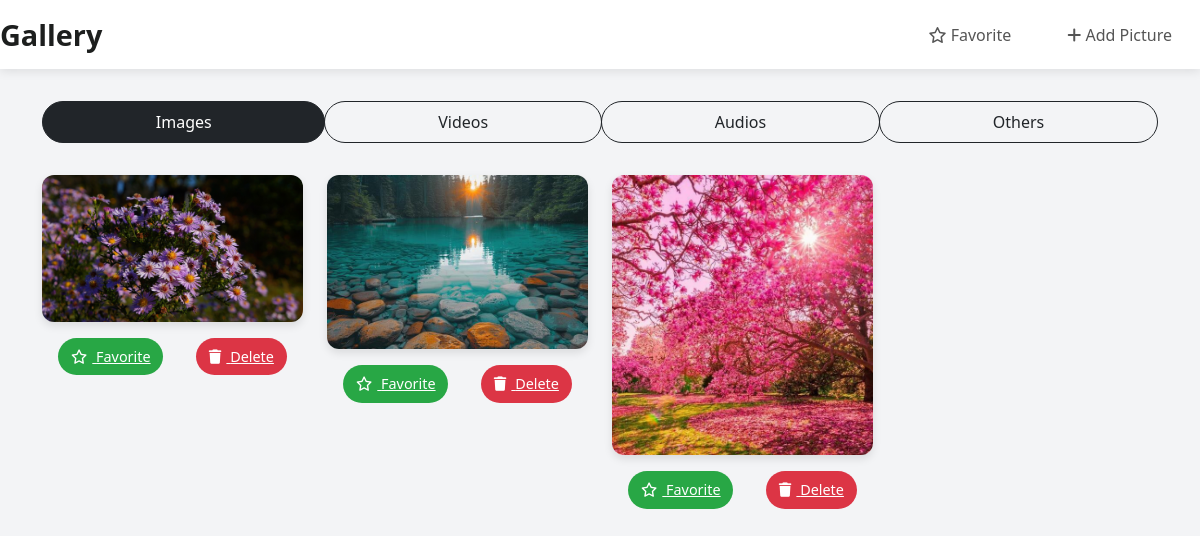
The app's page /view_all_file, older data.
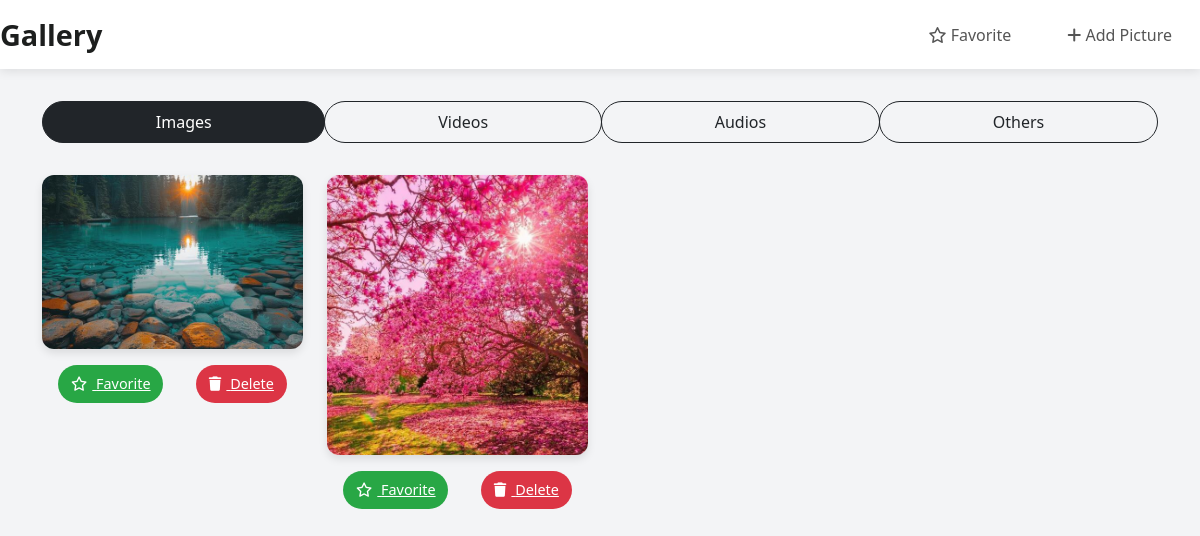
The same page, newer data.
### app/models.py (models this page shows, shortened)
class gallery (models.Model):
    user=models.ForeignKey(User,on_delete=models.CASCADE)
    file_id=models.TextField()
    name = models.TextField()
    file = models.FileField()
    images=models.BooleanField(default=False)
    video=models.BooleanField(default=False)
    audio=models.BooleanField(default=False)
    others=models.BooleanField(default=False)

### app/views.py (the view)
# urls.py: path('view_all_file',views.view_all_file),
def view_all_file(req):
    file_type = req.GET.get('type', 'images')
    if file_type == 'videos':
        files = gallery.objects.filter(video=True)
    elif file_type == 'audios':
        files = gallery.objects.filter(audio=True)
    elif file_type == 'others':
        files = gallery.objects.filter(others=True)
    else:
        files = gallery.objects.filter(images=True)
    context = {
        'files': files,
        'file_type': file_type,
    }
    return render(req, 'user_side/see_more.html', context)

### templates/user_side/see_more.html (shortened to what this page needs)
<!DOCTYPE html>
<html lang="en">
<head>
    <link href="https://cdn.jsdelivr.net/npm/bootstrap@5.3.3/dist/css/bootstrap.min.css" rel="stylesheet">
    <link rel="stylesheet" href="https://cdnjs.cloudflare.com/ajax/libs/font-awesome/6.6.0/css/all.min.css">
</head>
<body>
    <nav class="navbar navbar-expand-lg sticky-top">
        <a id="logo" href="../index" class="navbar-brand">Gallery</a>
        <div class="collapse navbar-collapse" id="navbarContent">
            <ul class="navbar-nav ms-auto">
                <li class="nav-item">
                    <a class="nav-link" href="../fav"><i class="fa-regular fa-star"></i> Favorite</a>
                </li>
                <li class="nav-item">
                    <a class="nav-link" href="../add"><i class="fa-solid fa-plus"></i> Add Picture</a>
                </li>
            </ul>
        </div>
    </nav>
    <div id="container1" class="container">
        <div id="filter-buttons" class="btn-group d-flex justify-content-center" role="group" aria-label="Filter by type">
            <a href="?type=images" class="btn btn-outline-dark {% if file_type == 'images' %}active{% endif %}">Images</a>
            <a href="?type=videos" class="btn btn-outline-dark {% if file_type == 'videos' %}active{% endif %}">Videos</a>
            <a href="?type=audios" class="btn btn-outline-dark {% if file_type == 'audios' %}active{% endif %}">Audios</a>
            <a href="?type=others" class="btn btn-outline-dark {% if file_type == 'others' %}active{% endif %}">Others</a>
        </div>
        <div id="file-container" class="row">
            {% for file in files %}
            <div class="col-12 col-sm-6 col-md-4 col-lg-3 mb-4">
                {% if file_type == 'videos' %}
                <video class="img-fluid w-100" src="{{ file.file.url }}" controls></video>
                {% elif file_type == 'audios' %}
                <audio class="w-100" src="{{ file.file.url }}" controls></audio>
                {% else %}
                <img class="img-fluid w-100" src="{{ file.file.url }}" alt="{{ file.name }}">
                {% endif %}
                <div id="option" class="d-flex justify-content-around mt-3">
                    <a id="fav" href="../add_fav/{{ file.pk }}" class="action-btn">
                        <i class="fa-regular fa-star"></i> Favorite
                    </a>
                    <a id="delete" href="../delete_file/{{ file.id }}" class="action-btn">
                        <i class="fa-solid fa-trash"></i> Delete
                    </a>
                </div>
            </div>
            {% empty %}
            <p class="empty-message text-center">No files found. Start by adding some!</p>
            {% endfor %}
        </div>
    </div>
</body>
</html>

Row changes from the older to the newer data that the page shows:
removed gallery: file (picture)
